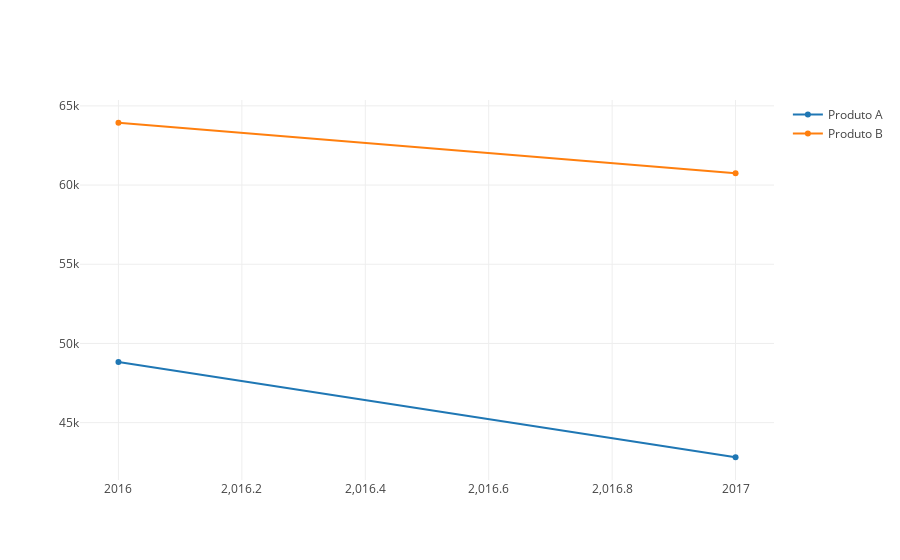

The notebook cell saved with this chart:
### Markdown cell above
# Vendas dos produtos nos anos 2016 - 2017

#### Qual a média, moda, mediana, desvio padrão e variancia das vendas dos produtos A e B nos anos de 2016 e 2017?

### Code cell
trace = go.Scatter(
    x = [2016,2017],
    y = df1[['Produto A em 2016','Produto A em 2017']].sum(),
    name= "Produto A"
)
trace2 = go.Scatter(
    x = [2016,2017],
    y = df1[['Produto B em 2016', 'Produto B em 2017']].sum(),
    name= "Produto B"
)

data = [trace,trace2]
iplot(data, filename='basic-line')

### Figure 1 — Plotly figure (JSON) as saved in the notebook; plotly's stock layout.template omitted (floating-point values rounded to 4 significant figures)
{"data": [{"name": "Produto A", "type": "scatter", "uid": "406ad509-6c3f-4c53-81fe-2e6c00a0a948", "x": [2016, 2017], "y": [48825, 42816]}, {"name": "Produto B", "type": "scatter", "uid": "31635778-a79d-43a5-a62f-fbbac24f1fd3", "x": [2016, 2017], "y": [63934, 60746]}], "layout": {}}
